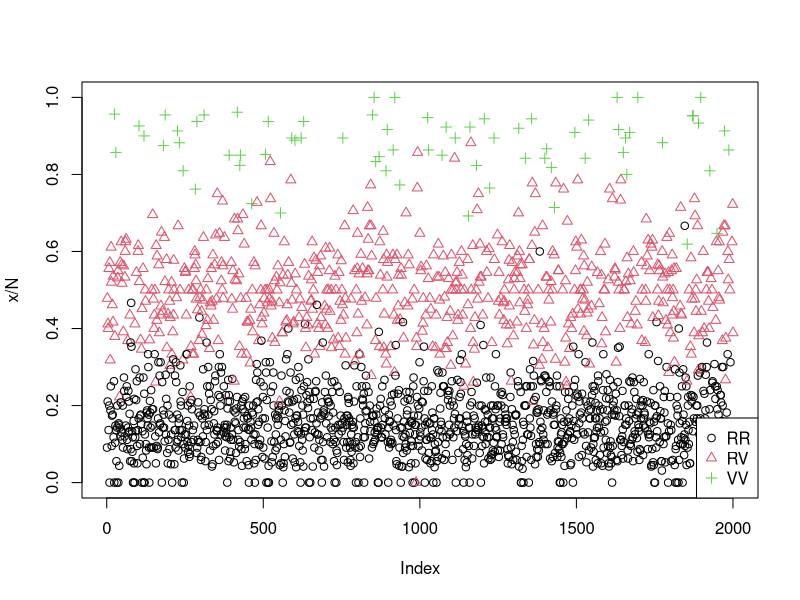
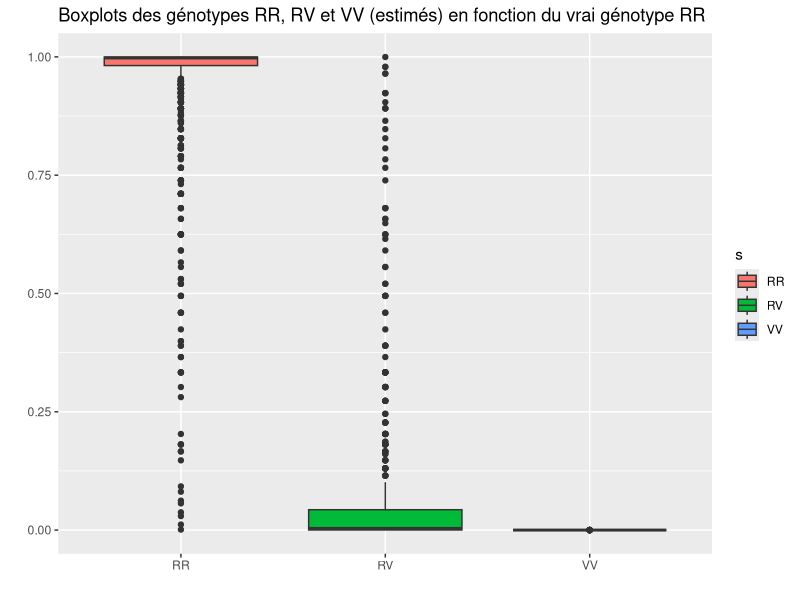
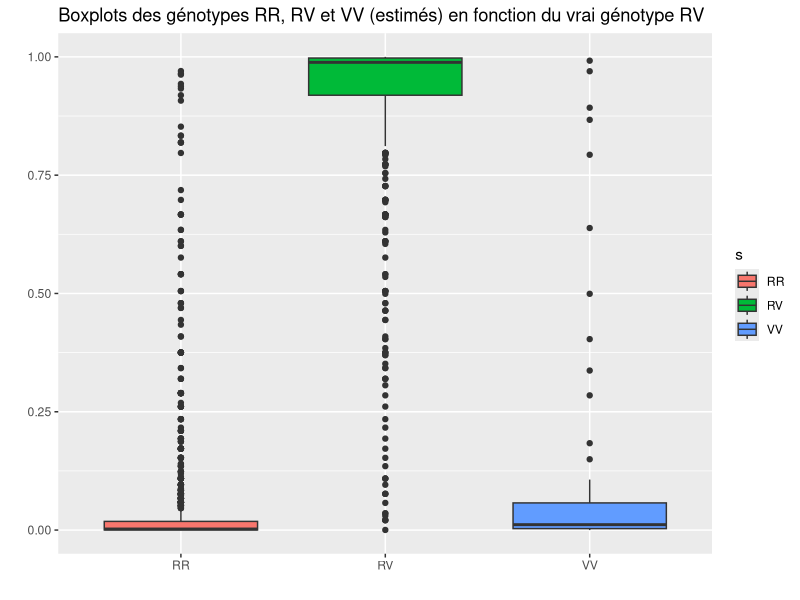
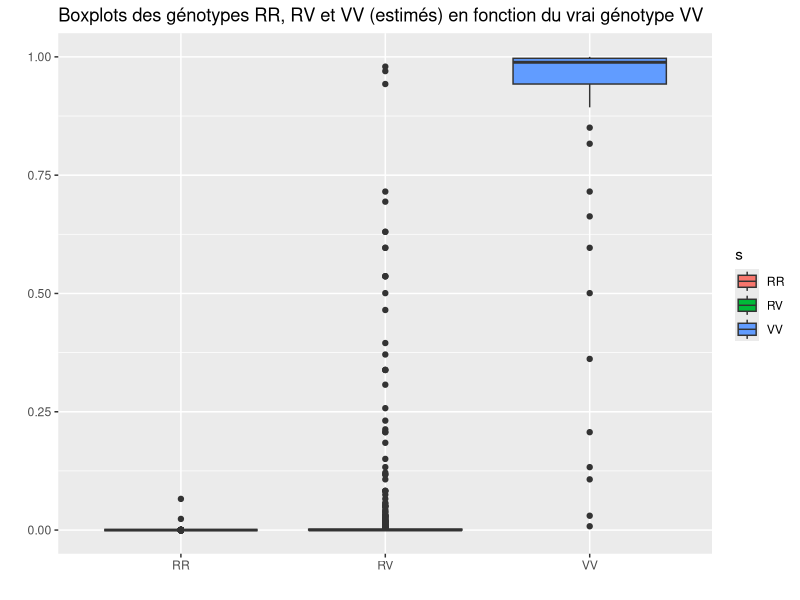
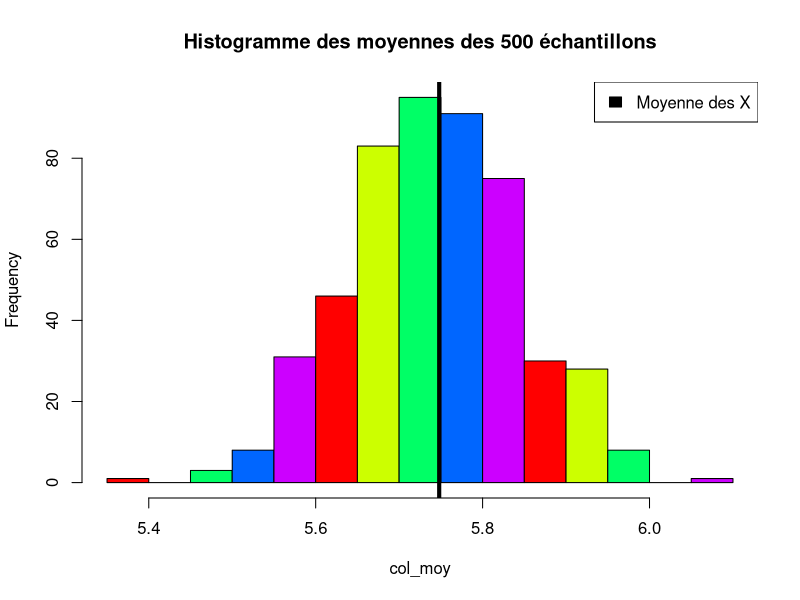

R code for these plots, in order:
## ---- chunk 1
library(ggplot2)
## ---- chunk 2
set.seed(12345)
# simulation
n=2000
alpha=0.15
#ordre RR:0 RV:1 VV:2
#parametre arbitraire
#p=c(0.80,0.15,0.05)
#avec Hardy-Weinberg
f=0.20; p=c((1-f)^2,2*f*(1-f),f^2)
#Choix irrealiste de Ni
#N=rep(25,n)
#Choix plus realiste
N=rpois(n,lambda=20)

s=sample(c("RR","RV","VV"),size=n,prob=p,replace=TRUE)
## ---- chunk 3
# verification simple
tab=rbind(table(s),table(s)/n,p)
rownames(tab)=c("counts","estimate","true p")
knitr::kable(tab,format="markdown")
## ---- chunk 4
x=rep(NA,n)
idx=(s=="RR")
x[idx]=rbinom(n=sum(idx),size=N[idx],prob=alpha)

idx=(s=="RV")
x[idx]=rbinom(n=sum(idx),size=N[idx],prob=0.5)

idx=(s=="VV")
x[idx]=rbinom(n=sum(idx),size=N[idx],prob=1-alpha)
## ---- chunk 5
# verification
col=as.numeric(as.factor(s))
plot(x/N,col=col,pch=col)
legend("bottomright",c("RR","RV","VV"),pch=1:3,col=1:3,bg="white")
## ---- chunk 6
eta=cbind(
  p[1]*dbinom(x,size=N,prob=alpha), # RR
  p[2]*dbinom(x,size=N,prob=0.5), # RV
  p[3]*dbinom(x,size=N,prob=1-alpha) # VV
)

loglik=sum(log(apply(eta,1,sum)))

eta=eta/apply(eta,1,sum)
#head(eta)

spred=apply(eta,1,which.max)
tab=table(as.numeric(as.factor(s)),spred)
colnames(tab)=c("RR","RV","VV")
rownames(tab)=c("RR*","RV*","VV*")
knitr::kable(tab,format="markdown")
## ---- chunk 7
eta_data = data.frame('RR'=eta[,1], 'RV'= eta[,2], 'VV' = eta[,3])

ggplot(eta_data)+
  geom_boxplot(aes(y = RR, x = s, fill = s)) + 
  labs(x = "", y = "") + 
  ggtitle('Boxplots des génotypes RR, RV et VV (estimés) en fonction du vrai génotype RR')

ggplot(eta_data)+
  geom_boxplot(aes(y = RV, x = s, fill = s)) + 
  labs(x = "", y = "") + 
  ggtitle('Boxplots des génotypes RR, RV et VV (estimés) en fonction du vrai génotype RV')

ggplot(eta_data)+
  geom_boxplot(aes(y = VV, x = s, fill = s)) + 
  labs(x = "", y = "") + 
  ggtitle('Boxplots des génotypes RR, RV et VV (estimés) en fonction du vrai génotype VV')
## ---- chunk 8
theta_star=list(alpha=alpha,p=p)
# initialization
alpha=0.10
f=0.10
# boucle principale
for (iter in 1:50) {
  p=c((1-f)^2,2*f*(1-f),f^2)
  # E-step
  eta=cbind(
    p[1]*dbinom(x,size=N,prob=alpha), # RR
    p[2]*dbinom(x,size=N,prob=0.5), # RV
    p[3]*dbinom(x,size=N,prob=1-alpha) # VV
  )
  loglik=sum(log(apply(eta,1,sum)))
  # verbose
  #cat("iter=",iter,"loglik=",loglik,"f=",f,"alpha=",alpha,"\n")
  eta=eta/apply(eta,1,sum)
  # sufficient statistics
  NN=apply(eta*N,2,sum)
  XX=apply(eta*x,2,sum)
  SS=apply(eta,2,sum)
  # M-step
  alpha=(XX[1]+NN[3]-XX[3])/(NN[1]+NN[3])
  f=(SS[2]+2*SS[3])/(2*n)
}
theta=list(alpha=alpha,p=p)
tab = rbind(unlist(theta_star),unlist(theta))
colnames(tab)=c("alpha","prr","prv", "pvv")
rownames(tab)=c("thetastar","theta")
knitr::kable(tab,format="markdown")
## ---- chunk 9
#Création des échantillons bootstrap

donneesX = as.matrix(x = x)

bootmatrix <- function(x, R){ #Fonction boostrap qui génère R échantillons
                bm <- c()
                
                for(i in 1:R){
                  bm <- cbind(bm, sample(x = x, size = length(x), replace = T))
                }
                return(bm)
}

boot = as.data.frame(bootmatrix(donneesX, 500)) #Boot un df contenant 500 séries calquée sur X
attach(boot)
head(boot[,1:5])
dim(boot)
## ---- chunk 10
col_moy = apply(boot,2,mean)
hist(col_moy, col = rainbow(5), main = "Histogramme des moyennes des 500 échantillons")
abline(v = mean(x), col = "black", lwd = 4)
legend('topright',legend = 'Moyenne des X',col = "black",fill = T)
## ---- chunk 11
meanbootCI <- function(x,alpha,R){ #intervalle de confiance 1-alpha de la moyenne des échant.
  bm <- bootmatrix(x,R)
  means <- apply(bm,2,mean) 
  sortedmeans <- sort(means)
  q1 <- round(R*alpha/2) 
  q2 <- round(R*(1-alpha/2))
  return(c(sortedmeans[q1],sortedmeans[q2])) #intervalle de confiance
} 

meanbootCI(donneesX,.05,500)
mean(x)
## ---- chunk 12
alpha = 0.15
f=0.20; p=c((1-f)^2,2*f*(1-f),f^2)
theta_star2=list(alpha=alpha,p=p)

# initialization
e = 10^-15
alpha=0.10
f=0.10
p=c((1-f)^2,2*f*(1-f),f^2)
# boucle principale
for (iter in 1:50) {
  # E-step
  eta=cbind(
    p[1]*dbinom(boot$V22,size=N,prob=alpha), # RR
    p[2]*dbinom(boot$V22,size=N,prob=0.5), # RV
    p[3]*dbinom(boot$V22,size=N,prob=1-alpha) # VV
  )
  
  eta = eta[which(rowSums(eta) > e), ]
  loglik=sum(log(apply(eta,1,sum)))
  # verbose
  #cat("iter=",iter,"loglik=",loglik,"f=",f,"alpha=",alpha,"\n")
  eta=eta/apply(eta,1,sum)
  # sufficient statistics
  NN=apply(eta*N,2,sum)
  XX=apply(eta*boot$V22,2,sum)
  SS=apply(eta,2,sum)
  # M-step
  alpha=(XX[1]+NN[3]-XX[3])/(NN[1]+NN[3])
  f=(SS[2]+2*SS[3])/(2*n)
}
theta2=list(alpha=alpha,p=p)
tab = rbind(unlist(theta_star2),unlist(theta2))
colnames(tab)=c("alpha","prr","prv", "pvv")
rownames(tab)=c("thetastar","theta")
knitr::kable(tab,format="markdown")
cat("iter=",iter,"loglik=",loglik,"f=",f,"alpha=",alpha,"\n")
